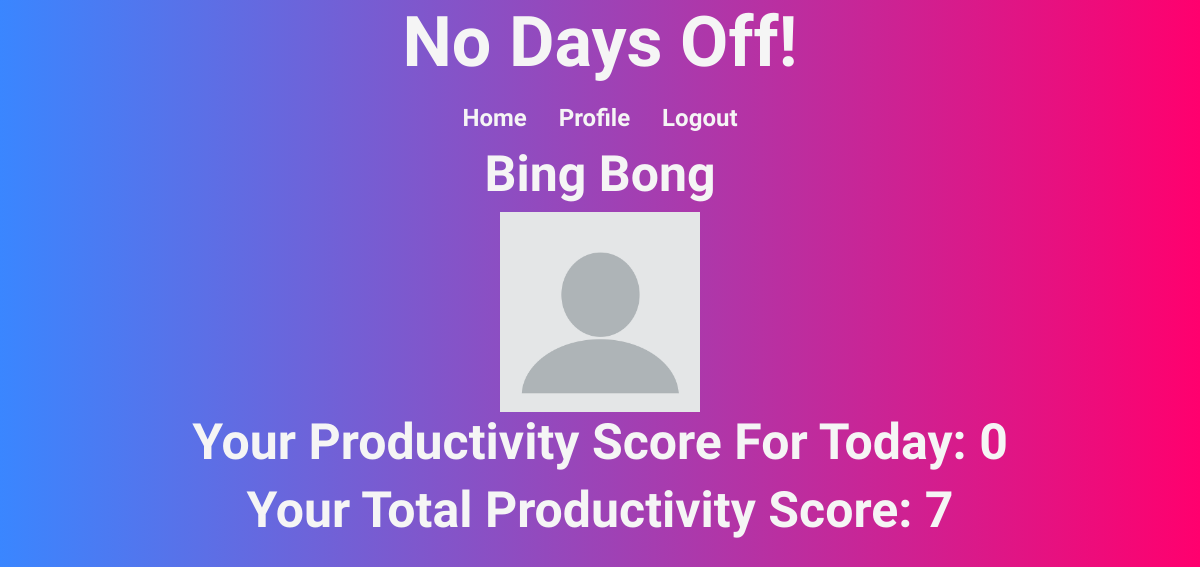
Screenshot of /profile (signed in) with the database file from the repository.
### main/models.py (models this page shows)
class User(models.Model):
    first_name = models.CharField(max_length=50)
    last_name = models.CharField(max_length=50)
    email = models.CharField(max_length=255)
    password = models.CharField(max_length=50)
    occupation = models.CharField(max_length=100)
    score= models.IntegerField(default=0)
    created_at = models.DateTimeField(auto_now_add=True)
    updated_at = models.DateTimeField(auto_now=True)
    objects = UserManager()

### main/views.py (the view)
# urls.py: path('profile',views.profile)
def profile(request):
    logged_in_user = User.objects.get(id=request.session['user_id'])
    logged_in_user = User.objects.get(id=request.session['user_id'])
    all_tasks = Task.objects.all()
    user_tasks = logged_in_user.tasks_uploaded
    today_date = date.today()
    daily_score =0
    for task in all_tasks:
        if task.day_completed== today_date and task.completed_by == logged_in_user:
             daily_score = daily_score + 1
    context = {
    'logged_in_user': logged_in_user,
    'all_tasks' : all_tasks,
    'daily_score': daily_score,
    'today_date': today_date,
    'user_tasks': user_tasks
    }
    return render(request,'profile.html',context)

### main/templates/profile.html (shortened to what this page needs)
<!DOCTYPE html>
<html lang="en">
<head>
    <link rel="stylesheet" href="static/css/style.css">
    <link href="https://cdn.jsdelivr.net/npm/bootstrap@5.1.3/dist/css/bootstrap.min.css" rel="stylesheet">
</head>
<body>
    <div class="title">
        <h1 class="title">No Days Off!</h1>
      </div>
      <ul class="nav justify-content-center">
        <li class="nav-item">
          <a class="nav-link active" aria-current="page" href="/welcome">Home</a>
        </li>
        <li class="nav-item">
          <a class="nav-link" href="#">Profile</a>
        </li>
        <li class="nav-item">
          <a class="nav-link" href="/logout">Logout</a>
        </li>
      </ul>
      <div class="title2">
        <h1 class="title2"> {{logged_in_user.first_name}} {{logged_in_user.last_name}}</h1>
      </div>
      <div class="title2">
        <img class="profile_pic" src="/static/imgs/profile.png" alt="" srcset="">
      </div>
      <div class="title2">
        <h1 class="title2">Your Productivity Score For Today: {{daily_score}} </h1>
      </div>
      <div class="title2">
        <h1 class="title2">Your Total Productivity Score: {{logged_in_user.score}} </h1>
      </div>
</body>
</html>

### main/static/css/style.css (style rules this page uses)
body { background-image: linear-gradient(to right, #3a86ff, #ff006e); }
.title { display: flex; justify-content: center; color: whitesmoke; }
.title2 { display: flex; justify-content: center; color: whitesmoke; }
h1.title { font-size: 70px; font-family: 'Poiret One', cursive; font-weight: bolder; }
h1.title2 { font-size: 50px; font-family: 'Poiret One', cursive; font-weight: bolder; }
a.nav-link { color: whitesmoke; font-family: 'Poiret One', cursive; font-weight: bolder; font-size: x-large; }
.profile_pic { width: 200px; height: 200px; }

### rows the page displays
User: first_name "Bing", last_name "Bong", score "7"

### other values shown
{{ daily_score }} "0"
